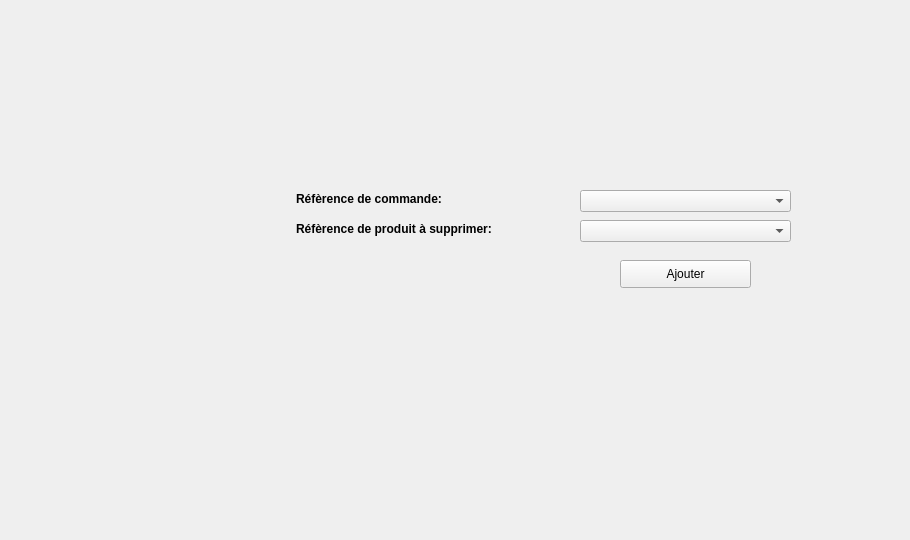
      <widget class="QWidget" name="tab_21">
       <attribute name="title">
        <string>Supprimer un produit d'une commande</string>
       </attribute>
       <widget class="QLabel" name="backgound_7">
        <property name="geometry">
         <rect>
          <x>-10</x>
          <y>0</y>
          <width>901</width>
          <height>531</height>
         </rect>
        </property>
        <property name="text">
         <string/>
        </property>
       </widget>
       <widget class="QComboBox" name="comboBox_10">
        <property name="geometry">
         <rect>
          <x>580</x>
          <y>220</y>
          <width>211</width>
          <height>22</height>
         </rect>
        </property>
       </widget>
       <widget class="QPushButton" name="ajouter_5">
        <property name="geometry">
         <rect>
          <x>620</x>
          <y>260</y>
          <width>131</width>
          <height>28</height>
         </rect>
        </property>
        <property name="text">
         <string>Ajouter</string>
        </property>
       </widget>
       <widget class="QComboBox" name="comboBox_9">
        <property name="geometry">
         <rect>
          <x>580</x>
          <y>190</y>
          <width>211</width>
          <height>22</height>
         </rect>
        </property>
       </widget>
       <widget class="QLabel" name="reference_5">
        <property name="geometry">
         <rect>
          <x>296</x>
          <y>220</y>
          <width>255</width>
          <height>18</height>
         </rect>
        </property>
        <property name="font">
         <font>
          <pointsize>9</pointsize>
          <weight>75</weight>
          <bold>true</bold>
          <underline>false</underline>
         </font>
        </property>
        <property name="text">
         <string>Réfèrence de produit à supprimer:</string>
        </property>
       </widget>
       <widget class="QLabel" name="nom_7">
        <property name="geometry">
         <rect>
          <x>296</x>
          <y>190</y>
          <width>187</width>
          <height>18</height>
         </rect>
        </property>
        <property name="font">
         <font>
          <pointsize>9</pointsize>
          <weight>75</weight>
          <bold>true</bold>
          <underline>false</underline>
         </font>
        </property>
        <property name="text">
         <string>Réfèrence de commande:</string>
        </property>
       </widget>
      </widget>
